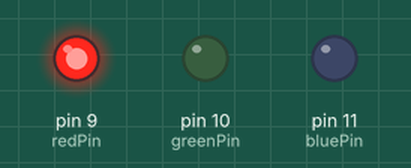
Simulated run of this sketch. Board: Arduino Uno, built with avr-gcc and run on an emulated ATmega328P. On the bench: output pins drawn as LEDs (lit = HIGH).

Above: at 0.5 s.
At 2.5 s:
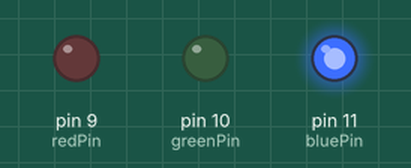
At 3.5 s:
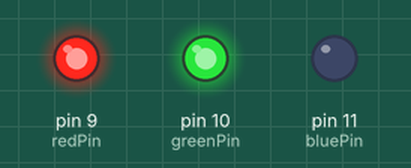
At 4.5 s:
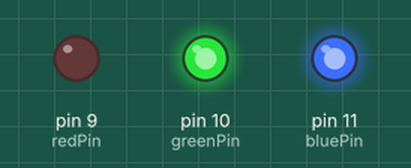
At 6.5 s:
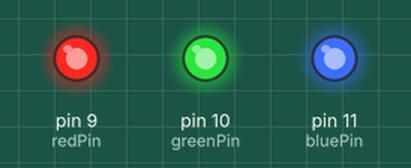
At 8.5 s:
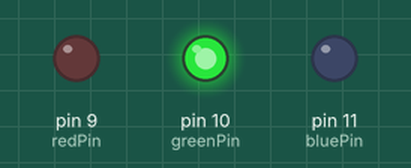
Timing chart, 0 to 9.1 s (numbered marks = the images above):
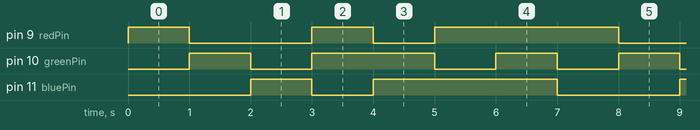

The sketch:

sketch.ino
```cpp
int redPin = 9;
int greenPin = 10;
int bluePin = 11;

void setup() {
  pinMode(redPin, OUTPUT);
  pinMode(greenPin, OUTPUT);
  pinMode(bluePin, OUTPUT);
}

void loop() {
  setColor(255, 0, 0);
  delay(1000);
  setColor(0, 255, 0);
  delay(1000);
  setColor(0, 0, 255);
  delay(1000);
  setColor(255, 255, 0);
  delay(1000);
  setColor(0, 255, 255);
  delay(1000);
  setColor(255, 0, 255);
  delay(1000);
  setColor(255, 255, 255);
  delay(1000);
}

void setColor(int r, int g, int b) {
  analogWrite(redPin, r);
  analogWrite(greenPin, g);
  analogWrite(bluePin, b);
}
```

Measured:
- by itself, pin 9 (redPin): repeats every 7.0 s: LOW 2.0 s, HIGH 1.0 s, LOW 1.0 s, HIGH 3.0 s
- by itself, pin 10 (greenPin): repeats every 7.0 s: LOW 1.0 s, HIGH 2.0 s, 2 × (LOW 1.0 s, HIGH 1.0 s)
- by itself, pin 11 (bluePin): repeats every 7.0 s: LOW 1.0 s, HIGH 3.0 s, LOW 2.0 s, HIGH 1.0 s
